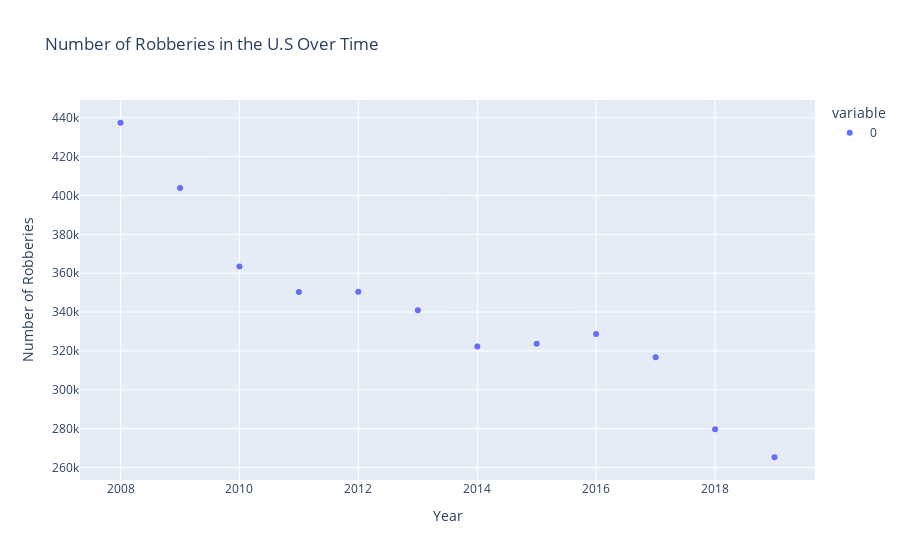

Notebook cell for this chart:
### Markdown cell above
#### Robberies

### Code cell
count_robbery = datacommons_pandas.build_time_series(
    "country/USA", "Count_CriminalActivities_Robbery"
)
count_robbery.index = pd.to_datetime(count_robbery.index)
px.scatter(
    count_robbery,
    labels={"value": "Number of Robberies", "index": "Year"},
    title="Number of Robberies in the U.S Over Time",
)

### Figure 1 — Plotly figure (JSON) as saved in the notebook; plotly's stock layout.template omitted (floating-point values rounded to 4 significant figures)
{"data": [{"hovertemplate": "variable=0<br>Year=%{x}<br>Number of Robberies=%{y}<extra></extra>", "legendgroup": "0", "marker": {"color": "#636efa", "symbol": "circle"}, "mode": "markers", "name": "0", "orientation": "v", "showlegend": true, "type": "scatter", "x": ["2015-01-01T00:00:00", "2016-01-01T00:00:00", "2018-01-01T00:00:00", "2009-01-01T00:00:00", "2011-01-01T00:00:00", "2014-01-01T00:00:00", "2013-01-01T00:00:00", "2017-01-01T00:00:00", "2019-01-01T00:00:00", "2008-01-01T00:00:00", "2010-01-01T00:00:00", "2012-01-01T00:00:00"], "xaxis": "x", "y": [323632, 328718, 279646, 403828, 350303, 322305, 340953, 316733, 265275, 437425, 363507, 350486], "yaxis": "y"}], "layout": {"legend": {"title": {"text": "variable"}, "tracegroupgap": 0}, "title": {"text": "Number of Robberies in the U.S Over Time"}, "xaxis": {"anchor": "y", "domain": [0, 1], "title": {"text": "Year"}}, "yaxis": {"anchor": "x", "domain": [0, 1], "title": {"text": "Number of Robberies"}}}}
